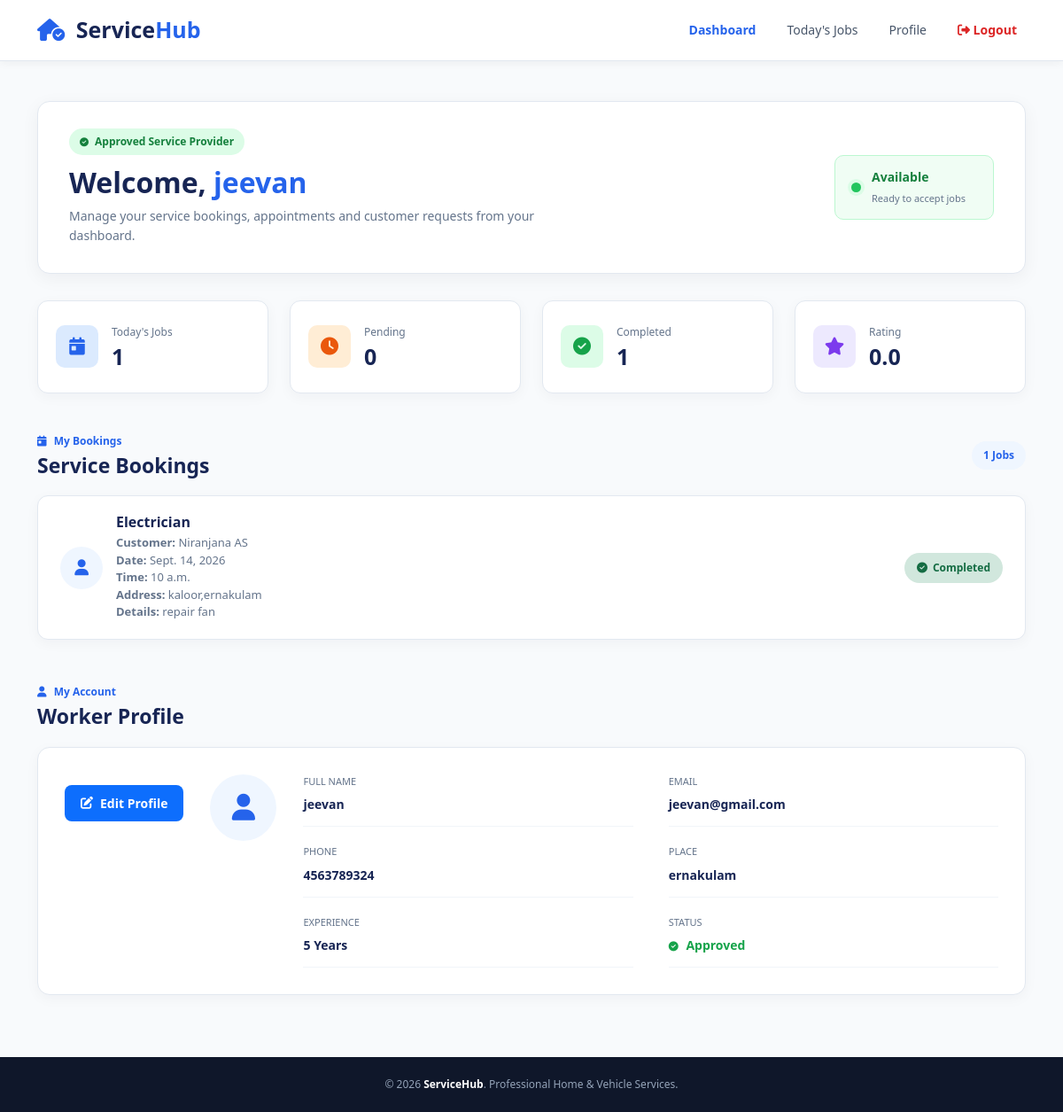
Page /worker/ (signed in) on the committed database.
### hub/models.py (models this page shows, shortened)
class Worker(models.Model):
    user = models.OneToOneField(User, on_delete=models.CASCADE)
    phone = models.CharField(max_length=15)
    place = models.CharField(max_length=100)
    experience = models.IntegerField()
    description = models.TextField(blank=True)
    services = models.ManyToManyField(Service)
    availability = models.BooleanField(default=True)
    approval_status = models.CharField(
        max_length=20,
        default="PENDING"
    )

class Booking(models.Model):
    customer = models.ForeignKey(Customer, on_delete=models.CASCADE)
    worker = models.ForeignKey(Worker, on_delete=models.CASCADE)
    service = models.ForeignKey(Service, on_delete=models.CASCADE)
    booking_date = models.DateField()
    booking_time = models.TimeField()
    address = models.TextField()
    description = models.TextField(blank=True)
    status = models.CharField(
        max_length=20,
        default="PENDING"
    )
    created_at = models.DateTimeField(auto_now_add=True)

class Service(models.Model):
    name = models.CharField(max_length=100)
    category = models.CharField(max_length=20)
    description = models.TextField(blank=True)

class Customer(models.Model):
    user = models.OneToOneField(User, on_delete=models.CASCADE)
    phone = models.CharField(max_length=15)
    address = models.TextField()

### hub/views.py (the view)
# urls.py: path("worker/", views.worker, name="worker"),
@never_cache
def worker(request):
    if not request.user.is_authenticated:
        return redirect("worker_login")
    try:
        worker = Worker.objects.get(user=request.user)
    except Worker.DoesNotExist:
        messages.error(request, "Worker account not found.")
        return redirect("worker_login")
    if worker.approval_status != "APPROVED":
        auth_logout(request)
        messages.error(request, "Your worker account is not approved.")
        return redirect("worker_login")
    jobs = Booking.objects.filter(
        worker=worker
    ).order_by("-booking_date", "booking_time")
    pending_count = Booking.objects.filter(
        worker=worker,
        status="PENDING"
    ).count()
    completed_count = Booking.objects.filter(
        worker=worker,
        status="COMPLETED"
    ).count()
    ratings = Rating.objects.filter(worker=worker)
    if ratings.exists():
        average_rating = round(
            sum(r.rating for r in ratings) / ratings.count(),
            1
        )
    else:
        average_rating = 0.0
    return render(request, "worker.html", {
        "worker": worker,
        "jobs": jobs,
        "pending_count": pending_count,
        "completed_count": completed_count,
        "average_rating": average_rating,
    })

### hub/templates/worker.html (shortened to what this page needs)
{% load static %}
<!DOCTYPE html>
<html lang="en">
<head>
    <link
        href="https://cdn.jsdelivr.net/npm/bootstrap@5.3.3/dist/css/bootstrap.min.css"
        rel="stylesheet">
    <link
        rel="stylesheet"
        href="https://cdnjs.cloudflare.com/ajax/libs/font-awesome/6.5.2/css/all.min.css">
    <link rel="stylesheet" href="{% static 'css/worker.css' %}">
</head>
<body>
<nav class="navbar navbar-expand-lg worker-navbar">
    <div class="container">
        <a class="navbar-brand service-logo"
           href="{% url 'home' %}">
            <i class="fa-solid fa-house-circle-check"></i>
            Service<span>Hub</span>
        </a>
        <div class="collapse navbar-collapse"
             id="workerNav">
            <ul class="navbar-nav ms-auto align-items-lg-center">
                <li class="nav-item">
                    <a class="nav-link active"
                       href="{% url 'worker' %}">
                        Dashboard
                    </a>
                </li>
                <li class="nav-item">
                    <a class="nav-link"
                       href="#todayJobs">
                        Today's Jobs
                    </a>
                </li>
                <li class="nav-item">
                    <a class="nav-link"
                       href="#profile">
                        Profile
                    </a>
                </li>
                <li class="nav-item">
                    <a class="nav-link logout-link"
                       href="{% url 'logout' %}">
                        <i class="fa-solid fa-right-from-bracket"></i>
                        Logout
                    </a>
                </li>
            </ul>
        </div>
    </div>
</nav>
<section class="worker-dashboard">
    <div class="container">
        <div class="welcome-section">
            <div>
                <span class="dashboard-label">
                    <i class="fa-solid fa-circle-check"></i>
                    Approved Service Provider
                </span>
                <h1>
                    Welcome,
                    <span>
                        {{ worker.user.get_full_name }}
                    </span>
                </h1>
                <p>
                    Manage your service bookings,
                    appointments and customer requests
                    from your dashboard.
                </p>
            </div>
            <div class="availability-box">
                <span class="availability-dot"></span>
                <div>
                    <strong>Available</strong>
                    <small>Ready to accept jobs</small>
                </div>
            </div>
        </div>
        <div class="row g-4 stats-row">
            <div class="col-lg-3 col-md-6">
                <div class="stat-card">
                    <div class="stat-icon blue">
                        <i class="fa-solid fa-calendar-day"></i>
                    </div>
                    <div>
                        <span>
                            Today's Jobs
                        </span>
                        <h2>
                            {{ jobs|length }}
                        </h2>
                    </div>
                </div>
            </div>
            <div class="col-lg-3 col-md-6">
                <div class="stat-card">
                    <div class="stat-icon orange">
                        <i class="fa-solid fa-clock"></i>
                    </div>
                    <div>
                        <span>
                            Pending
                        </span>
                        <h2>
                            {{ pending_count }}
                        </h2>
                    </div>
                </div>
            </div>
            <div class="col-lg-3 col-md-6">
                <div class="stat-card">
                    <div class="stat-icon green">
                        <i class="fa-solid fa-circle-check"></i>
                    </div>
                    <div>
                        <span>
                            Completed
                        </span>
                        <h2>
                            {{ completed_count }}
                        </h2>
                    </div>
                </div>
            </div>
            <div class="col-lg-3 col-md-6">
                <div class="stat-card">
                    <div class="stat-icon purple">
                        <i class="fa-solid fa-star"></i>
                    </div>
                    <div>
                        <span>
                            Rating
                        </span>
                        <h2>
                            {{ average_rating }}
                        </h2>
                    </div>
                </div>
            </div>
        </div>
        <section id="todayJobs" class="jobs-section">
        <div class="section-heading">
            <div>
                <span class="section-label">
                    <i class="fa-solid fa-calendar-day"></i>
                    My Bookings
                </span>
                <h2>Service Bookings</h2>
            </div>
            <span class="job-count">
                {{ jobs|length }} Jobs
            </span>
        </div>
        {% if jobs %}
            {% for job in jobs %}
            <div class="job-card">
                <div class="job-main">
                    <div class="customer-avatar">
                        <i class="fa-solid fa-user"></i>
                    </div>
                    <div>
                        <h3>{{ job.service.name }}</h3>
                        <p>
                            <strong>Customer:</strong>
                            {{ job.customer.user.get_full_name }}
                        </p>
                        <p>
                            <strong>Date:</strong>
                            {{ job.booking_date }}
                        </p>
                        <p>
                            <strong>Time:</strong>
                            {{ job.booking_time }}
                        </p>
                        <p>
                            <strong>Address:</strong>
                            {{ job.address }}
                        </p>
                        {% if job.description %}
                        <p>
                            <strong>Details:</strong>
                            {{ job.description }}
                        </p>
                        {% endif %}
                    </div>
                </div>
               <div class="job-actions">
    {% if job.status == "PENDING" %}
        <form method="POST" action="{% url 'complete_booking' job.id %}">
            {% csrf_token %}
            <button type="submit" class="complete-btn">
                <i class="fa-solid fa-check"></i>
                Complete Job
            </button>
        </form>
        <span class="job-status pending">
            {{ job.status }}
        </span>
    {% elif job.status == "COMPLETED" %}
        <span class="job-status completed">
            <i class="fa-solid fa-circle-check"></i>
            Completed
        </span>
    {% else %}
        <span class="job-status">
            {{ job.status }}
        </span>
    {% endif %}
</div>
            </div>
            {% endfor %}
        {% endif %}
</section>
        <section id="profile"
                 class="profile-section">
            <div class="section-heading">
                <div>
                    <span class="section-label">
                        <i class="fa-solid fa-user"></i>
                        My Account
                    </span>
                    <h2>
                        Worker Profile
                    </h2>
                </div>
            </div>
            <div class="profile-card">
                <a href="{% url 'edit_worker_profile' %}" class="edit-profile-btn">
                    <i class="fa-solid fa-pen-to-square"></i>
                    Edit Profile
                </a>
                <div class="profile-avatar">
                    <i class="fa-solid fa-user"></i>
                </div>
                <div class="profile-details">
                    <div class="profile-item">
                        <span>
                            Full Name
                        </span>
                        <strong>
                            {{ worker.user.get_full_name }}
                        </strong>
                    </div>
                    <div class="profile-item">
                        <span>
                            Email
                        </span>
                        <strong>
                            {{ worker.user.email }}
                        </strong>
                    </div>
                    <div class="profile-item">
                        <span>
                            Phone
                        </span>
                        <strong>
                            {{ worker.phone }}
                        </strong>
                    </div>
                    <div class="profile-item">
                        <span>
                            Place
                        </span>
                        <strong>
                            {{ worker.place }}
                        </strong>
                    </div>
                    <div class="profile-item">
                        <span>
                            Experience
                        </span>
                        <strong>
                            {{ worker.experience }} Years
                        </strong>
                    </div>
                    <div class="profile-item">
                        <span>
                            Status
                        </span>
                        <strong class="approved-text">
                            <i class="fa-solid fa-circle-check"></i>
                            Approved
                        </strong>
                    </div>
                </div>
            </div>
        </section>
    </div>
</section>
<footer class="worker-footer">
    <div class="container">
        <p>
            © 2026
            <strong>ServiceHub</strong>.
            Professional Home & Vehicle Services.
        </p>
    </div>
</footer>
</body>
</html>

### rows in the picture
Worker: user.get_full_name "jeevan", user.email "jeevan@gmail.com", phone "4563789324", place "ernakulam", experience "5"
Booking: service.name "Electrician", customer.user.get_full_name "Niranjana AS", booking_date "Sept. 14, 2026", booking_time "10 a.m.", address "kaloor,ernakulam", description "repair fan", status "COMPLETED" (drawn)

### other values in the picture
{{ jobs|length }} "1"
{{ pending_count }} "0"
{{ completed_count }} "1"
{{ average_rating }} "0.0"
